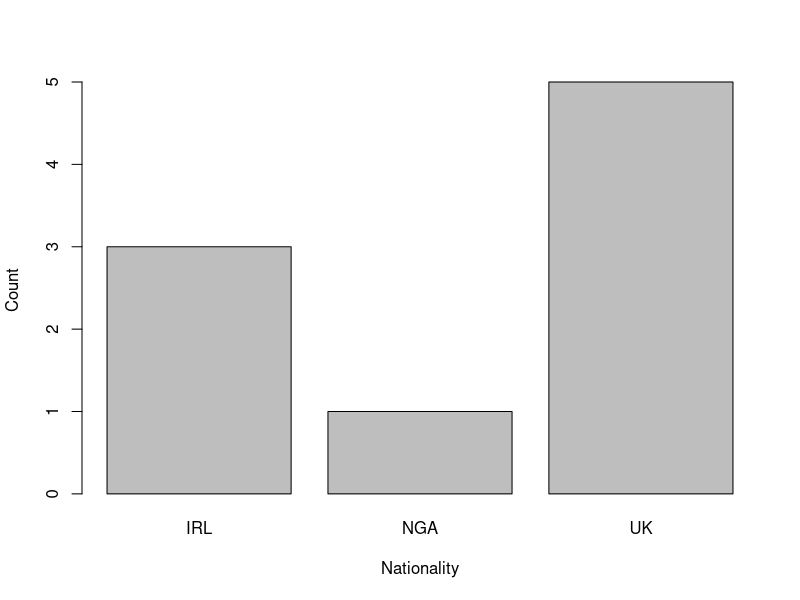
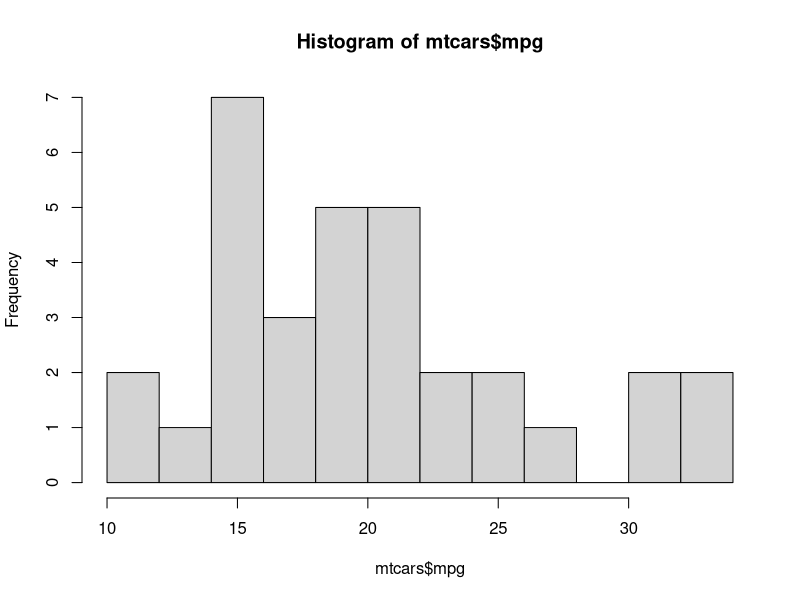
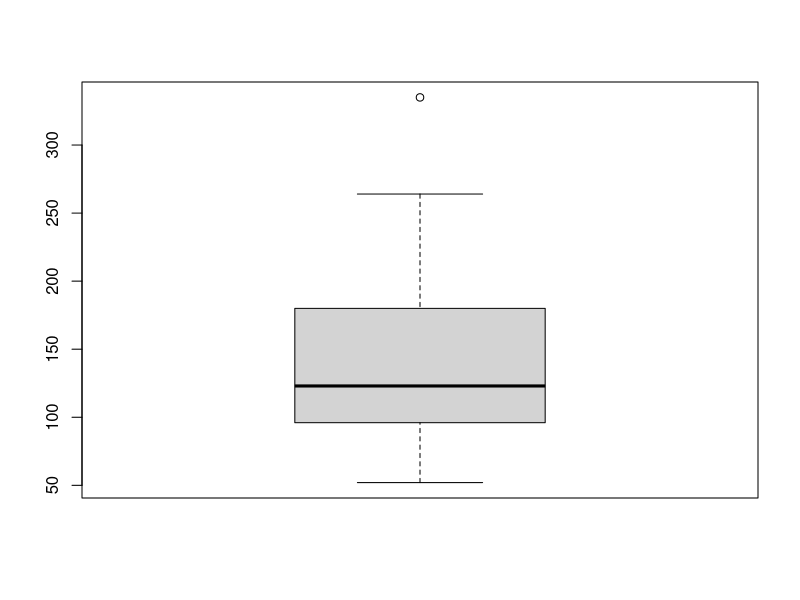
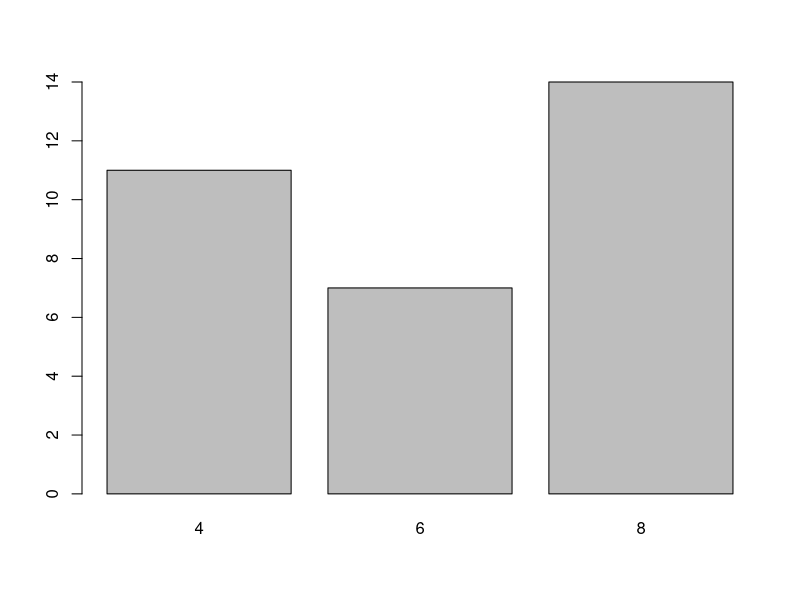
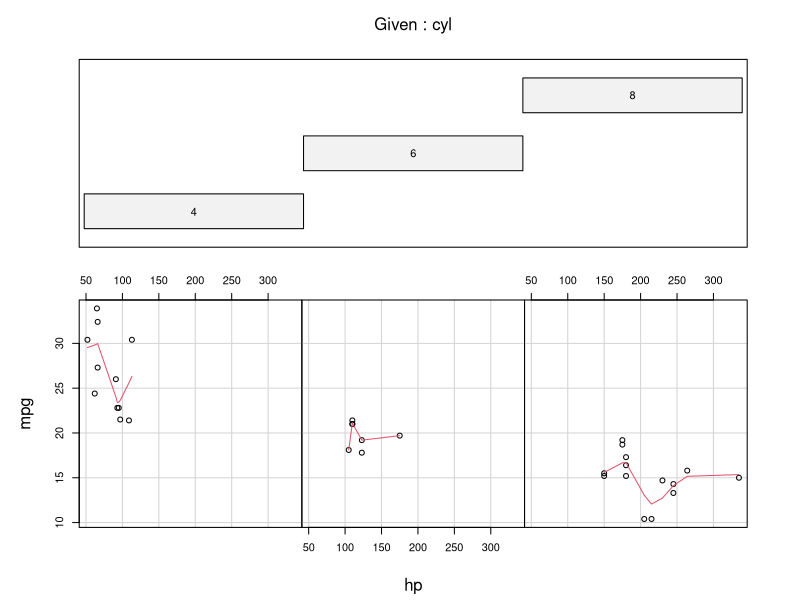

Recreate these plots in R, in order.
##################################################################
##################################################################
##       Into to R Lab 2: Interacting with data frames          ##
##                                                              ##
##################################################################
##################################################################

x <- c(1:3, 7, 8:10)
attributes(x)

class(x)

z <- 0:9
print(z)
class(z)

digits <- as.character(z)
class(digits)

d <- as.integer(digits)
class(d)

f <- as.factor(digits)
class(f)

n <- as.numeric(digits)
class(n)

m <- as.matrix(digits)
class(m)


a <- as.array(digits)
class(a)

da <- as.data.frame(digits)
class(da)

#The data.frame object

name <- c("Amy", "Bill", "Carl")

DAD <- c(80, 65, 50)
BDA <- c(70, 50, 80)

gender <- as.factor(c("F", "M", "M"))
nationality <- as.factor(c("IRL", "UK", "IRL"))
age <- c(20, 21, 22)

student.df <- data.frame(name, age, gender, nationality, DAD, BDA)

attributes(student.df)

student.df['gender']

student.df$gender

student.df$gender[2]

mean(student.df$BDA)

student.df$average <- (student.df$BDA + student.df$DAD)/2
student.df

str(student.df)

student.df$name <- as.character(student.df$name)

student.df <- rbind(student.df, c("Dennis", 23, "M", "UK", 55, 70))

#1. Cast nationality to a character vector

student.df$nationality <- as.character(5)

#2. Add another 5-10 students, not all with the same nationality or gender

student.df <- rbind(student.df, c("Kenechukwu", 26, "M", "UK", 60, 70))

student.df <- rbind(student.df, c("Alochukwu", 24, "F", "IRL", 70, 70))

student.df <- rbind(student.df, c("Glory", 25, "F", "NGA", 80, 60))

student.df <- rbind(student.df, c("Akudo", 25, "F", "UK", 65, 75))

student.df <- rbind(student.df, c("Felix", 23, "M", "UK", 55, 85))

str(student.df)

student.df <- student.df[ , -7] # remove the average column
student.df$DAD <- as.numeric(student.df$DAD)
student.df$BDA <- as.numeric(student.df$BDA)
# now recompute the average for each student
student.df$average <- (student.df$BDA + student.df$DAD)/2
head(student.df)

#3. Rebuild the nationality factor (cast the nationality vector back to a factor)

student.df$nationality <- as.factor(c("IRL", "UK", "IRL", "UK", "UK", "IRL", "NGA", "UK", "UK"))

levels(student.df$nationality)

averages <- tapply(student.df$DAD, student.df$nationality, mean)
averages

table(student.df$nationality)

barplot(table(student.df$nationality), xlab = "Nationality", ylab="Count")

## compute the min, max, and standard deviation for BDA, and DAD

min(student.df$BDA)

max(student.df$BDA)

sd(student.df$BDA)

min(student.df$DAD)

max(student.df$DAD)

sd(student.df$DAD)


## build a data.frame of the results from 1 + mean

mins <- c(min(student.df$BDA), min(student.df$DAD))
means <- c(mean(student.df$BDA), mean(student.df$DAD))
maxs <- c(max(student.df$BDA), max(student.df$DAD))

sds <- c(sd(student.df$BDA), sd(student.df$DAD))
subjects <- data.frame(mins, maxs, means, sds, row.names = c("BDA", "DAD"))
names(subjects) <- c("min", "max", "mean", "sd")
print(subjects)

## Built in R datasets

data(mtcars) #loads the built-in dataset
str(mtcars) # shows us the structure of the dataset

summary(mtcars) # computes some basic descriptive information of the dataset

?mtcars

mtcars$cyl <- as.factor(mtcars$cyl)
mtcars$am <- factor(mtcars$am, labels=c("Automatic", "Manual"), levels=c(0,1))

str(mtcars)

summary(mtcars)

hist(mtcars$mpg, breaks = 10) #breaks controls how granular the histogram will be

boxplot(mtcars$hp)

barplot(table(mtcars$cyl))

coplot(mpg ~ hp | cyl, data = mtcars, panel = panel.smooth, rows = 1)
